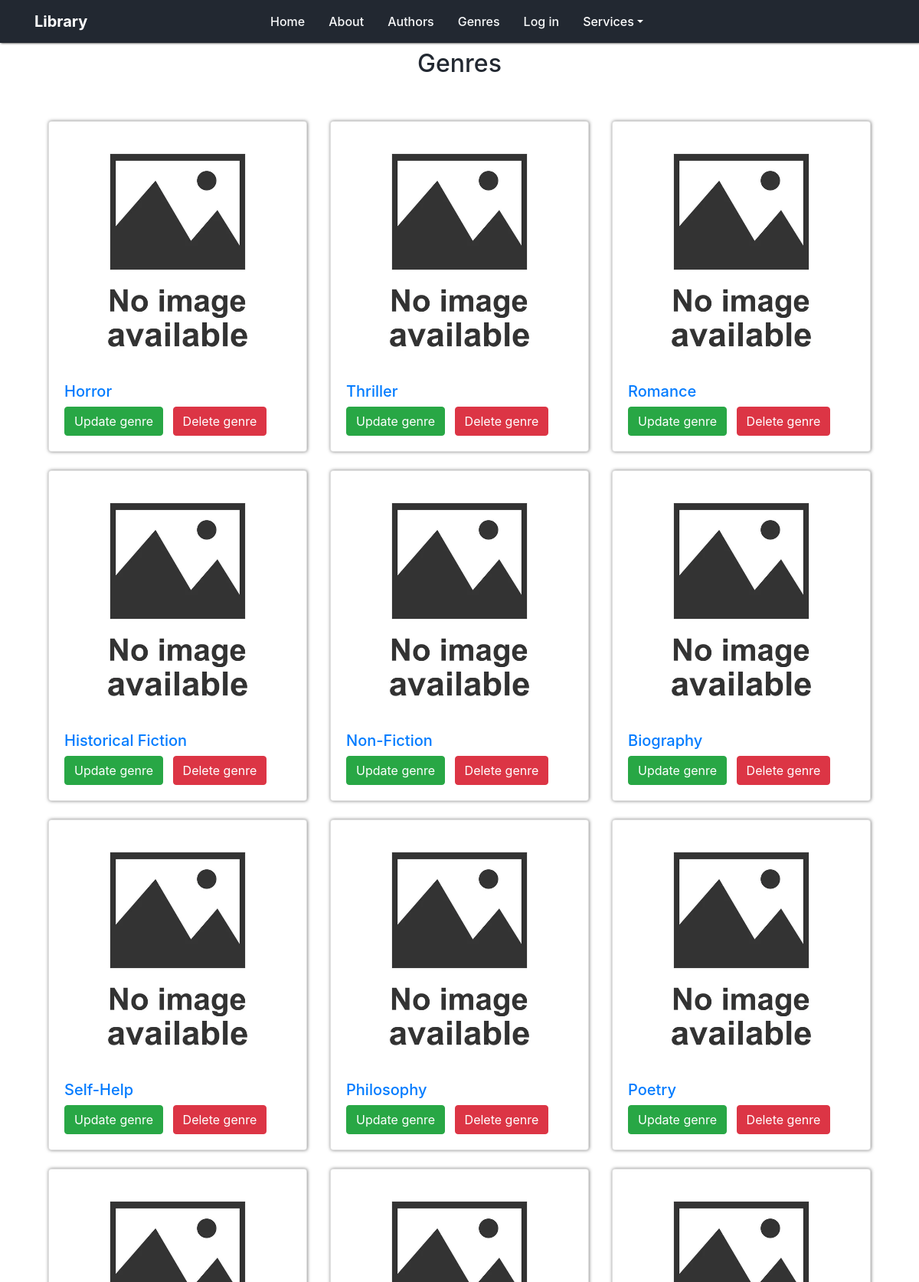
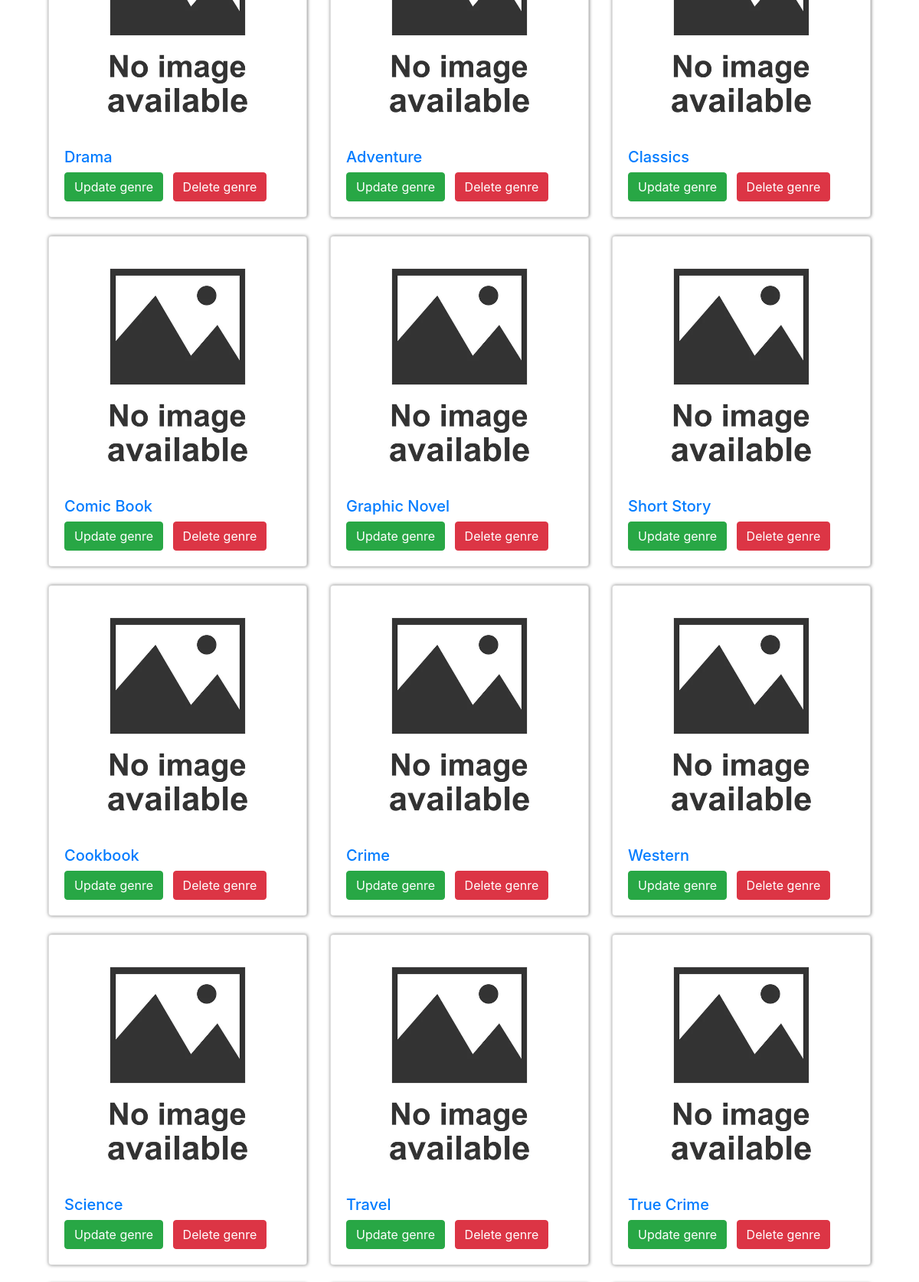
Page /library/genres/ (upper part) on the committed database (2 pictures, top to bottom).
### library/models.py (models this page shows, shortened)
class Genre(models.Model):
    genre = models.CharField(max_length=100, db_index=True)

### library/views.py (the view)
# urls.py: path('genres/', views.genres, name='genres'),
def genres(request):
    genres = Genre.objects.all()
    context = {"title": "Genres", 'genres': genres}
    return render(request, 'library/genres.html', context=context)

### library/templatetags/tags.py (called while the page is built)
@register.simple_tag()
def get_menu():
    return views.menu

@register.simple_tag()
def get_manage_menu():
    return views.manage_menu

@register.simple_tag()
def get_year():
    return datetime.now().year

### library/templates/library/genres.html
{%extends 'base.html'%}
{% load tags %}
{% load static %}
{%block content%}
<h2> {{title}} </h2>
<div class="container pt-5">
    <div class="row">
        {% for genre in genres %}
            <div class="col-md-4 mb-4">
                <div class="card h-100 card-shadow">
                    {% if genre.image %}
                        <a href="{% url 'genre_by_id' genre.id %}"><img src="{% static 'library/images/{{ genre.image }}' %}"
                             class="card-img-top" alt="{{genre.title}}"></a>
                    {% else %}
                        <a href="{% url 'genre_by_id' genre.id %}"><img src="{% static 'library/images/default-book.jpg' %}"
                             class="card-img-top" alt="{{genre.title}}"></a>
                    {% endif %}
                    <div class="card-body mt-n3">
                        <h5><a href="{% url 'genre_by_id' genre.id %}">{{ genre.genre }}</a></h5>
                        <a class="btn btn-success" href="{% url 'update_genre' genre.id %}"> Update genre </a>
                        <a class="btn btn-danger ml-2" href="{% url 'delete_genre' genre.id %}"> Delete genre </a>
                    </div>
                </div>
            </div>
        {% endfor %}
    </div>
</div>
{%endblock%}

### library/static/library/css/index.css (style rules this page uses)
:root { --white-text: #FFF; --black: #333333; --deep-blue: #222831; }
body { margin: 20px; height: 100%; display: flex; flex-direction: column; min-height: 100vh; }
h1, h2 { text-align: center; margin-bottom: 40px; color: var(--deep-blue); }
.card-shadow { box-shadow: 0.5px 0 4px rgba(0, 0, 0, 0.5); }
.card-img-top { transform: scale(0.9); }

### rows in the picture
Genre: genre "Horror"
Genre: genre "Thriller"
Genre: genre "Romance"
Genre: genre "Historical Fiction"
Genre: genre "Non-Fiction"
Genre: genre "Biography"
Genre: genre "Self-Help"
Genre: genre "Philosophy"
Genre: genre "Poetry"
Genre: genre "Drama"
Genre: genre "Adventure"
Genre: genre "Classics"
Genre: genre "Comic Book"
Genre: genre "Graphic Novel"
Genre: genre "Short Story"
Genre: genre "Cookbook"
Genre: genre "Crime"
Genre: genre "Western"
Genre: genre "Science"
Genre: genre "Travel"
Genre: genre "True Crime"

### other values in the picture
{{ item.title }} "Home" "About" "Authors" "Genres" "Log in"
{{ title }} "Genres"
